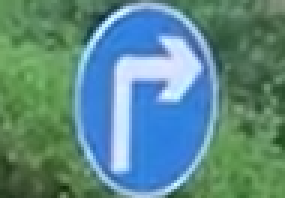
#> input picture test.png, 95 x 66 px (shown 3 times larger)
$ python -i localization.py   (imports and definitions only)   (older library calls are emulated)
#> lines starting #> are read from the running program, lines starting #| are printed output that depends on the picture; after the words box and inside, x2 and y2 are one past the last pixel; in counts of white or black regions, pixels touching at a corner belong together
#> further down, picture is the input picture: shape (66, 95, 3); mean B, G, R 137.4, 138, 92.1
"""
Script to train a model on a localization task to detect the bounding box of a traffic sign.
Taken from main.py.
"""

import cv2
import numpy as np
import matplotlib.pyplot as plt
from math import sqrt
from skimage.feature import blob_dog, blob_log, blob_doh
import imutils
import argparse
import os
import math

from classification import training, getLabel

SIGNS = ["ERROR",
        "STOP",
        "TURN LEFT",
        "TURN RIGHT",
        "DO NOT TURN LEFT",
        "DO NOT TURN RIGHT",
        "ONE WAY",
        "SPEED LIMIT",
        "OTHER"]

# Clean all previous file
# [177 lines left out: functions clean_images, constrastLimit, LaplacianOfGaussian, binarization, preprocess_image, removeSmallComponents and 8 more, not called in this run]

def remove_other_color(img):
    frame = cv2.GaussianBlur(img, (3,3), 0)
    hsv = cv2.cvtColor(frame, cv2.COLOR_BGR2HSV)
#> hsv: shape (66, 95, 3); mean H, S, V 78.6, 111.2, 162.4
    # define range of blue color in HSV
    lower_blue = np.array([100,128,0])
    upper_blue = np.array([215,255,255])
    # Threshold the HSV image to get only blue colors
    mask_blue = cv2.inRange(hsv, lower_blue, upper_blue)
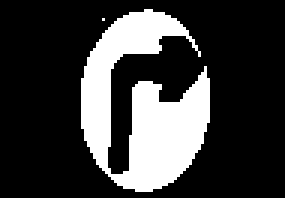
#> mask_blue: shape (66, 95) (shown 3 times larger); 23.2% white; 2 white regions (1 under 20 px), largest, box (x1, y1, x2, y2) and area: (27, 3, 70, 64) 1456

    lower_white = np.array([0,0,128], dtype=np.uint8)
    upper_white = np.array([255,255,255], dtype=np.uint8)
    # Threshold the HSV image to get only blue colors
    mask_white = cv2.inRange(hsv, lower_white, upper_white)
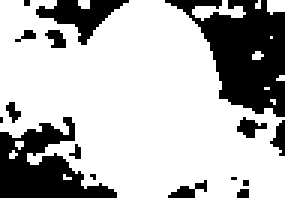
#> mask_white: shape (66, 95) (shown 3 times larger); 71.7% white; 16 black regions (9 under 20 px), largest, box (x1, y1, x2, y2) and area: (55, 0, 95, 39) 832, (0, 39, 39, 66) 543, (12, 0, 43, 15) 197

    lower_black = np.array([0,0,0], dtype=np.uint8)
    upper_black = np.array([170,150,50], dtype=np.uint8)

    mask_black = cv2.inRange(hsv, lower_black, upper_black)
#> mask_black: shape (66, 95); every value is 0

    mask_1 = cv2.bitwise_or(mask_blue, mask_white)
#> mask_1: shape (66, 95); 71.7% white; 16 black regions (9 under 20 px), largest, box (x1, y1, x2, y2) and area: (55, 0, 95, 39) 832, (0, 39, 39, 66) 543, (12, 0, 43, 15) 196
    mask = cv2.bitwise_or(mask_1, mask_black)
    # Bitwise-AND mask and original image
    #res = cv2.bitwise_and(frame,frame, mask= mask)
    return mask

# [130 lines left out: function main, not called in this run]


# [12 lines not run here, left out]

>>> import cv2
>>> picture = cv2.imread('test.png')
>>> result = remove_other_color(picture)
